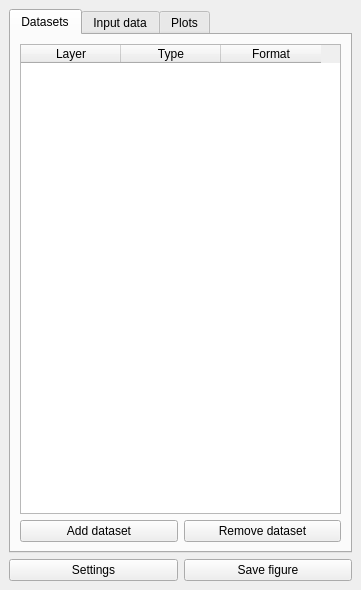
<?xml version="1.0" encoding="UTF-8"?>
<ui version="4.0">
 <class>StereographDockWidget</class>
 <widget class="QDockWidget" name="StereographDockWidget">
  <property name="geometry">
   <rect>
    <x>0</x>
    <y>0</y>
    <width>361</width>
    <height>590</height>
   </rect>
  </property>
  <property name="windowTitle">
   <string>Stereograph</string>
  </property>
  <widget class="QWidget" name="dockWidgetContents">
   <layout class="QGridLayout" name="gridLayout">
    <item row="1" column="1">
     <layout class="QHBoxLayout" name="horizontalLayout">
      <item>
       <widget class="QPushButton" name="btn_settings">
        <property name="text">
         <string>Settings</string>
        </property>
       </widget>
      </item>
      <item>
       <widget class="QPushButton" name="btn_sav">
        <property name="text">
         <string>Save figure</string>
        </property>
       </widget>
      </item>
     </layout>
    </item>
    <item row="0" column="1">
     <layout class="QHBoxLayout" name="horizontalLayout_2">
      <item>
       <widget class="QTabWidget" name="tbl_set">
        <property name="currentIndex">
         <number>0</number>
        </property>
        <widget class="QWidget" name="tab_sets">
         <attribute name="title">
          <string>Datasets</string>
         </attribute>
         <layout class="QVBoxLayout" name="verticalLayout">
          <item>
           <widget class="QTableWidget" name="tbl_sets">
            <property name="editTriggers">
             <set>QAbstractItemView::NoEditTriggers</set>
            </property>
            <property name="selectionMode">
             <enum>QAbstractItemView::NoSelection</enum>
            </property>
            <property name="sortingEnabled">
             <bool>false</bool>
            </property>
            <column>
             <property name="text">
              <string>Layer</string>
             </property>
            </column>
            <column>
             <property name="text">
              <string>Type</string>
             </property>
            </column>
            <column>
             <property name="text">
              <string>Format</string>
             </property>
            </column>
           </widget>
          </item>
          <item>
           <layout class="QHBoxLayout" name="horizontalLayout_3">
            <item>
             <widget class="QPushButton" name="btn_add_set">
              <property name="text">
               <string>Add dataset</string>
              </property>
             </widget>
            </item>
            <item>
             <widget class="QPushButton" name="btn_rm_set">
              <property name="text">
               <string>Remove dataset</string>
              </property>
             </widget>
            </item>
           </layout>
          </item>
         </layout>
        </widget>
        <widget class="QWidget" name="tab_input">
         <attribute name="title">
          <string>Input data</string>
         </attribute>
         <layout class="QGridLayout" name="gridLayout_2">
          <item row="1" column="0">
           <widget class="QTableView" name="tbl_input"/>
          </item>
          <item row="2" column="0">
           <layout class="QHBoxLayout" name="horizontalLayout_4">
            <item>
             <widget class="QPushButton" name="btn_add_data">
              <property name="text">
               <string>Add data</string>
              </property>
             </widget>
            </item>
            <item>
             <widget class="QPushButton" name="btn_rm_data">
              <property name="text">
               <string>Remove data</string>
              </property>
             </widget>
            </item>
            <item>
             <widget class="QPushButton" name="btn_plot_settings">
              <property name="text">
               <string>Plot settings</string>
              </property>
             </widget>
            </item>
           </layout>
          </item>
          <item row="0" column="0">
           <layout class="QFormLayout" name="formLayout">
            <item row="0" column="0">
             <widget class="QLabel" name="lbl_set">
              <property name="text">
               <string>Dataset:</string>
              </property>
             </widget>
            </item>
            <item row="0" column="1">
             <widget class="QComboBox" name="cmb_set"/>
            </item>
           </layout>
          </item>
         </layout>
        </widget>
        <widget class="QWidget" name="tab_plots">
         <attribute name="title">
          <string>Plots</string>
         </attribute>
        </widget>
       </widget>
      </item>
     </layout>
    </item>
   </layout>
  </widget>
 </widget>
 <resources/>
 <connections/>
</ui>
